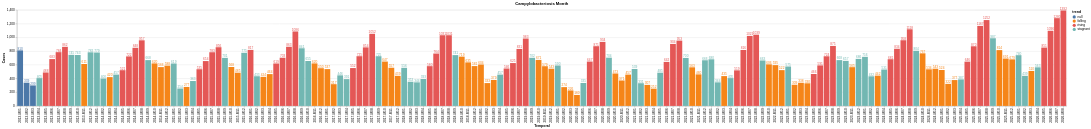

This figure's notebook cell:
### Code cell
#Gruppieren nach Jahren und Werte summieren
counts = (
    data_month.groupby("temporal")
        .agg(sum_value=("value", "sum"), trend = ("trend", "first"))
        .reset_index()
)

bar_month = alt.Chart(counts).mark_bar().encode(
    x=alt.X("temporal:N", title="Temporal"),
    y=alt.Y("sum_value:Q", title="Cases"),
    color=alt.Color("trend:N")
).properties(
    title="Campylobacteriosis Month"
)

# Textlabels
text = bar_month.mark_text(
    align="center",
    dy=-5,
    size=10
).encode(
    text="sum_value:Q"
)

bar_month = bar_month + text
bar_month

### Figure 1 — Vega-Lite specification as saved in the notebook (floating-point values rounded to 4 significant figures; data arrays with more than 128 entries replaced by an {"elided": "..."} marker saying what was removed)
{"config": {"view": {"continuousWidth": 300, "continuousHeight": 300}}, "layer": [{"mark": {"type": "bar"}, "encoding": {"color": {"field": "trend", "type": "nominal"}, "x": {"field": "temporal", "title": "Temporal", "type": "nominal"}, "y": {"field": "sum_value", "title": "Cases", "type": "quantitative"}}, "title": "Campylobacteriosis Month"}, {"mark": {"type": "text", "align": "center", "dy": -5, "size": 10}, "encoding": {"color": {"field": "trend", "type": "nominal"}, "text": {"field": "sum_value", "type": "quantitative"}, "x": {"field": "temporal", "title": "Temporal", "type": "nominal"}, "y": {"field": "sum_value", "title": "Cases", "type": "quantitative"}}, "title": "Campylobacteriosis Month"}], "data": {"name": "data-69ffa6feec9700ff6311160a56cb83d3"}, "$schema": "https://vega.github.io/schema/vega-lite/v6.1.0.json", "datasets": {"data-69ffa6feec9700ff6311160a56cb83d3": {"elided": "164 records"}}}
